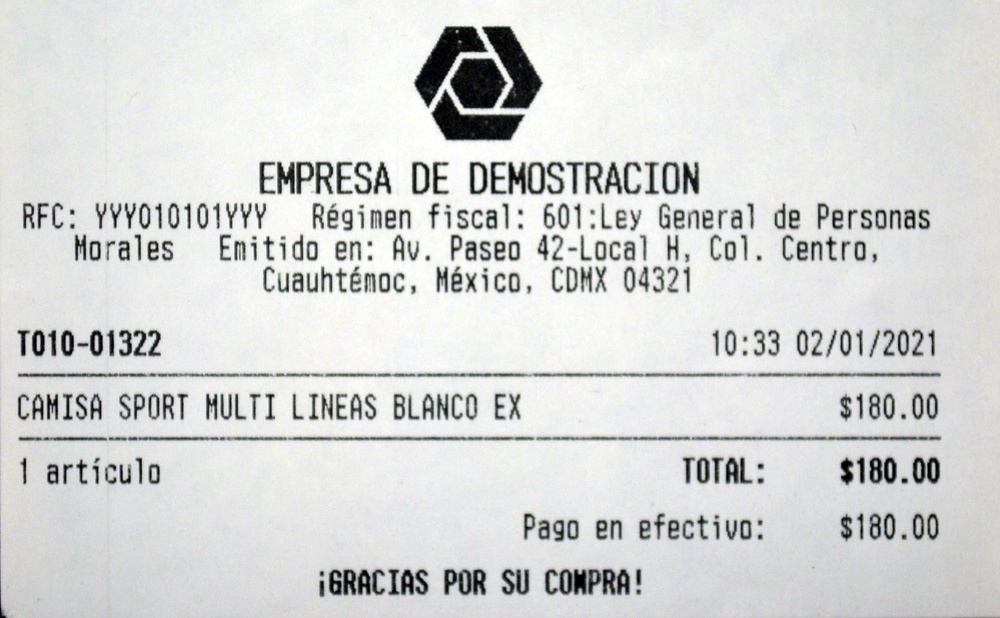
#> input picture assets/ticket.jpg, 1000 x 618 px, shrunk from 1913 x 1183 before the run, found by its file name
$ jupyter execute Actividad3roman.ipynb
#> lines starting #> are read from the running program, lines starting #| are printed output that depends on the picture; after the words box and inside, x2 and y2 are one past the last pixel; in counts of white or black regions, pixels touching at a corner belong together
## Segmentación metodo OTSU

El método de Otsu es una técnica automática de segmentación basada en histogramas, desarrollada por Nobuyuki Otsu en 1979. Es altamente utilizada para convertir imágenes en escala de grises a imágenes binarias (blanco y negro). Esto lo logra mediante la determinación automática de un valor umbral óptimo que separa de forma eficiente los píxeles en dos grupos (por ejemplo, texto y fondo).

Este este caso el segmentador se aplicará a un ticket de supermercado, como paso para el preprocesamiento de OCR, ya que para este tipo de reconocimiento es crucial obtener una segmentación clara del texto y del fondo para maximizar el reconocimiento.

Los beneficios que obtendremos al aplicar este segmentaador en nuestra imagen son los siguientes.

**Automatización:** No requiere configuración manual del umbral, lo cual reduce el tiempo y csto del procesamiento. <br>
**Costo computacional bajo:** es un método muy ligero y eficiente, adecuado para sistemas en tiempo real.<br>
**Adaptabilidad:** es eficaz en diferentes condiciones de iluminación homogénea, com oescaneos y fotografias con buena iluminación.<br>

Debemos considerar algunas **limitaciones** al momento de utilizar este segmentador ya que es sencible a ruido externo o iluminación irregular, además debemos de considerar que si la imagen no presenta un contraste suficientemente claro entre el texto y el fondo esté sera poco eficaz.

### Implementación del segmentador OTSU

[cell 1]
import cv2
import numpy as np
import matplotlib.pyplot as plt
from scipy import ndimage as ndi
from skimage.segmentation import watershed
from skimage.feature import peak_local_max

# Cargar imagen en escala de grises para simplificar el proceso.
img = cv2.imread('ticket.jpg', cv2.IMREAD_GRAYSCALE)
#> img: shape (618, 1000); min 0, max 255, mean 215.3

# Aplicar filtro gaussiano para reducir ruido
img_filtrada = cv2.GaussianBlur(img, (3,3), 0)

# Aplicar CLAHE para corregir contraste
clahe = cv2.createCLAHE(clipLimit=2.0, tileGridSize=(8,8))
img_clahe = clahe.apply(img_filtrada)

# Aplicar Otsu, en este caso utilizaremos umbralización binaria + método otsu para el cálculo automático del úmbral óptimp.
_, img_otsu = cv2.threshold(img_clahe, 0, 255, cv2.THRESH_BINARY + cv2.THRESH_OTSU)
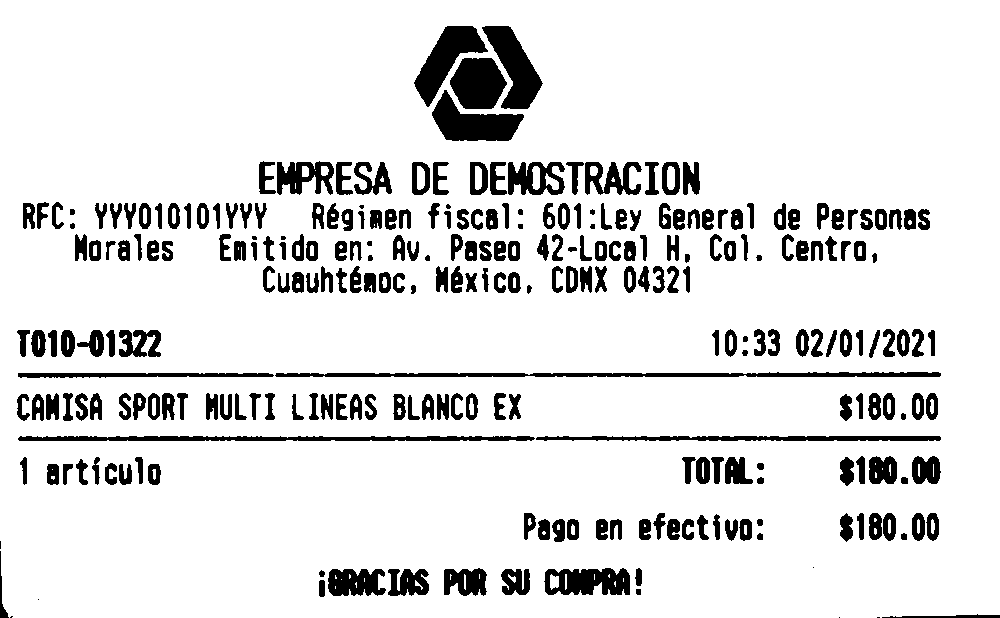
#> img_otsu: shape (618, 1000); 88.4% white; 277 black regions (10 under 20 px), largest, box (x1, y1, x2, y2) and area: (275, 372, 941, 377) 2621, (432, 90, 524, 141) 2463, (482, 26, 543, 109) 2415

# Postprocesado morfológico, para prevenir caracteres segmentados o iregulares.
kernel = cv2.getStructuringElement(cv2.MORPH_RECT, (2,2))
img_final = cv2.morphologyEx(img_otsu, cv2.MORPH_CLOSE, kernel)
#> img_final: shape (618, 1000); 88.4% white; 278 black regions (6 under 20 px), largest, box (x1, y1, x2, y2) and area: (433, 91, 525, 142) 2463, (483, 27, 543, 110) 2414, (415, 27, 489, 108) 2386

# Visualización de imágenes y sus histogramas
fig, axs = plt.subplots(3, 2, figsize=(14, 12))

# Imagen original
axs[0, 0].imshow(img, cmap='gray')
axs[0, 0].set_title('Imagen Original')
axs[0, 0].axis('off')
axs[0, 1].hist(img.ravel(), bins=256, range=(0, 256), color='orange')
axs[0, 1].set_title('Histograma Original')

# Imagen segmentada por Otsu
axs[1, 0].imshow(img_otsu, cmap='gray')
axs[1, 0].set_title('Segmentación Otsu')
axs[1, 0].axis('off')
axs[1, 1].hist(img_otsu.ravel(), bins=256, range=(0, 256), color='blue')
axs[1, 1].set_title('Histograma Otsu')

# Imagen final optimizada
axs[2, 0].imshow(img_final, cmap='gray')
axs[2, 0].set_title('Optimizada para OCR')
axs[2, 0].axis('off')
axs[2, 1].hist(img_final.ravel(), bins=256, range=(0, 256), color='green')
axs[2, 1].set_title('Histograma Final Optimizada')

plt.tight_layout()
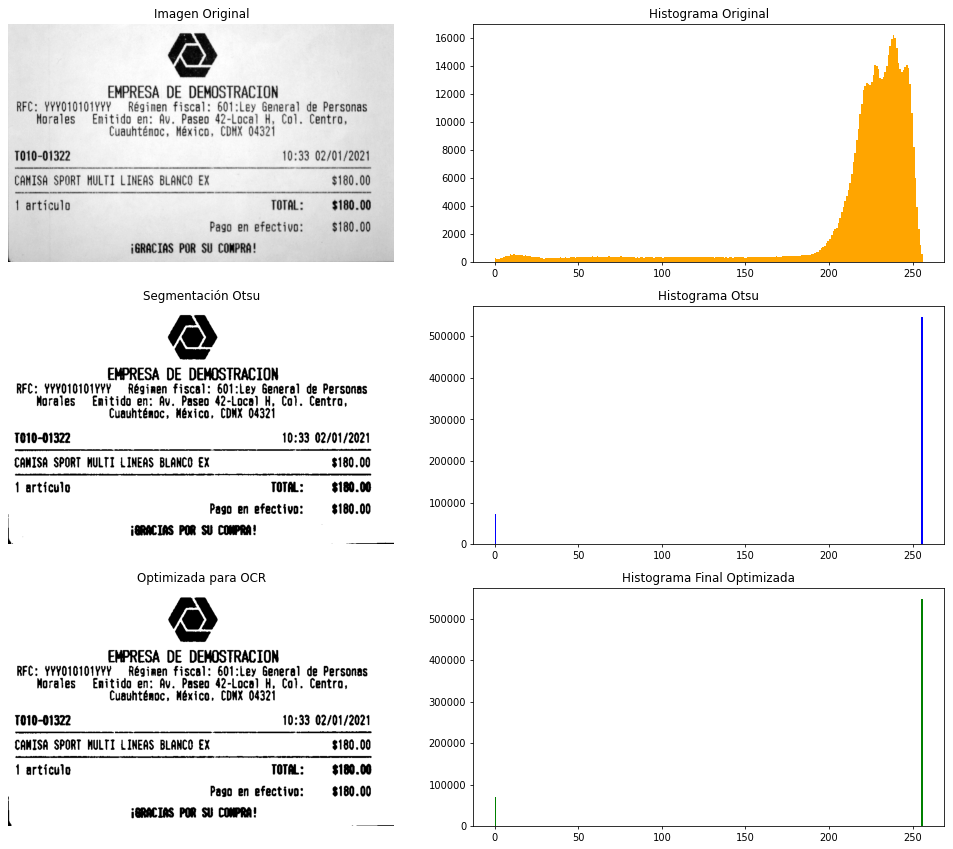
#> figure drawn by matplotlib, 6 panels; panel 2: tallest bar 16196 high, from x = 238 to 239; panel 4: tallest bar 546330 high, from x = 255 to 256; panel 6: tallest bar 546559 high, from x = 255 to 256

### Visualización y análisis

**Histograma de imágen Original**
En el **histograma** muestra una distribución de intensidades amplia, mayormente hacia los tonos claros, lo que es común en imágenes de tickets con texto negro sobre fondo claro.

**Histograma de imágen con segmentador Otsu**
En este **histograma** podemos ver una clara separación binaria: entre valores cercanos a 0 (negro) y 255 (blanco).

**Histograma de la imágen optimizada**
En este **histograma** podemos el resultado similar al segmentador otsu, solo que con algunas mejoras al aplicar los filtros.

### Conclusión

Resultado de la aplicación del **segmentador otsu** podemos decir que es una herramienta simple, eficiente y poderosa para la preparación de imágenes orientadas a reconocimiento óptico de caracteres, especialmente cuando se trabaja con documentos como tickets, recibos, formularios escaneados o cualquier imagen con texto oscuro sobre un fondo claro. además como lo observamos en el preprocesamiento al aplicar el filtro gausiano y e metodo CLAHE para suavizar y mejorar el contraste en áreas desiguales maximizo el resultado obtenido.

En conclusión el segmentador OTSU logro separar de forma efectiva el texto del fondo sin necesidad de configurar manualmente un umbral. Esto lo hace extremadamente útil para entornos de producción y automatización, el histograma de la imágen a la que se aplico el segmentador mostró un comportamiento bimodal ideal, lo que confirma que la técnica es especialmente efectiva cuando el texto y el fondo tienen niveles de intensidad bien diferenciados además la aplicación de

## Segmentación metodo Wathershed

La segmentación de imágenes es una tarea fundamental de la **visión artificial** que implica dividir una imagen en regiones significativas y semánticamente homogéneas. El objetivo es simplificar la representación de una imagen o hacerla más significativa para su posterior análisis. Estos segmentos suelen corresponder a objetos o regiones de interés dentro de la imagen.<br>

Este metodo se utiliza para segmentar imágenes con objetos en contacto o superpuestos. Es ideal en escenarios con objetos de forma irregular, con requisitos de segmentación basada en gradientes y cuando la segmentación guiada por marcadores es viable.

Para la aplicación de este metodo utilizaremos **OpenCV** es una biblioteca de software de código abierto para visión artificial y aprendizaje automático. Contiene cientos de algoritmos de visión artificial, incluyendo detección de objetos, reconocimiento facial, procesamiento de imágenes y aprendizaje automático.

### Implementación de Watersheld

[cell 2]
#Cargamos imagen original, y convertimos a escala de grises
imagen = cv2.imread('maiz.jpg')
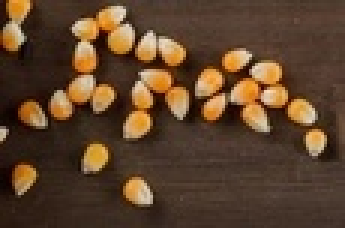
#> input picture assets/maiz.jpg, 115 x 76 px, shrunk from 220 x 146 before the run, found by its file name (shown 3 times larger)
#> imagen is the input picture: shape (76, 115, 3); mean B, G, R 43.5, 66.3, 93
image_rgb = cv2.cvtColor(imagen, cv2.COLOR_BGR2RGB)
gray = cv2.cvtColor(imagen, cv2.COLOR_BGR2GRAY)

[cell 3]
# Filtro de suavizado
# Aplicamos un filtro Gaussiano para reducir el ruido. Esto evita que el algoritmo de umbral o segmentación detecte detalles irrelevantes
blurred = cv2.GaussianBlur(gray, (5, 5), 0)
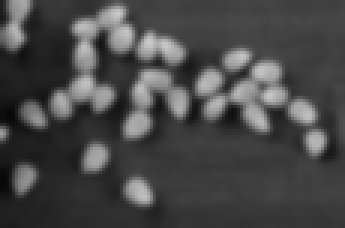
#> blurred: shape (76, 115) (shown 3 times larger); min 8, max 201, mean 71.7

[cell 4]
# Umbral usando Otsu debemos de estar pendientes ya que si tuvieramos el fondo claro o resaltado tendriamos que usar cv2.THRESH_BINARY_INV
_, thresh = cv2.threshold(blurred, 0, 255, cv2.THRESH_BINARY_INV + cv2.THRESH_OTSU)
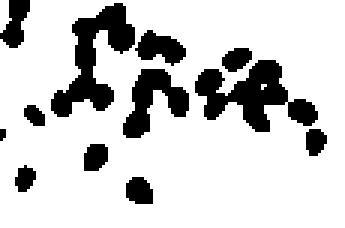
#> thresh: shape (76, 115) (shown 3 times larger); 80.8% white; 12 black regions (1 under 20 px), largest, box (x1, y1, x2, y2) and area: (65, 20, 106, 44) 458, (17, 1, 45, 39) 431, (41, 23, 63, 46) 249

[cell 5]
# Transformada de distancia
#Esta operación calcula, para cada píxel blanco (Maíz), la distancia al píxel negro más cercano (borde)

distance = cv2.distanceTransform(thresh, cv2.DIST_L2, 5)
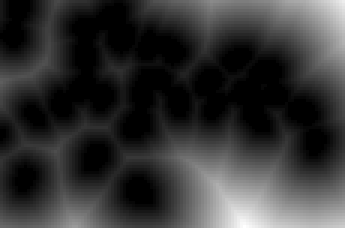
#> distance: shape (76, 115) float32 (shown 3 times larger); min 0, max 32.39, mean 6.7; drawn with min black and max white

# Encontrar picos locales
# Estos puntos serán los semilleros o marcadores para el algoritmo Watershed. Es decir, le decimos “aquí hay un objeto, empieza a crecer desde aquí”.

coordinates = peak_local_max(distance, min_distance=5, labels=thresh)
#> coordinates = 16 rows, first 8: [70, 78], [5, 109], [70, 109], [70, 22], [5, 69], [25, 7], [21, 14], [50, 18]
local_max = np.zeros_like(distance, dtype=bool)
local_max[tuple(coordinates.T)] = True

# Etiquetar marcadores
# Asignamos una etiqueta distinta a cada pico detectado, cada numero representará una región diferente.

markers, _ = ndi.label(local_max)

[cell 6]
# Aplicar metodo Watershed

labels = watershed(-distance, markers, mask=thresh)
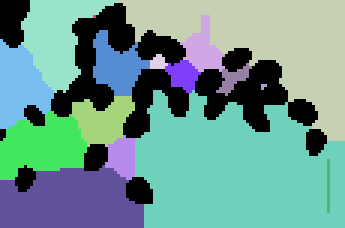
#> labels: shape (76, 115) int32 (shown 3 times larger); 17 distinct labels, from 0 to 16; one colour per label, 0 black

[cell 7]
# Dibujar contornos sobre la imagen original
# Para cada región segmentea se crea una máscara, se detectan sus contornos y la dibujaremos sobre la imágen original.

image_contours = image_rgb.copy()
for label in np.unique(labels):
    if label == 0:
        continue
    mask = np.zeros(gray.shape, dtype="uint8")
    mask[labels == label] = 255
    contours, _ = cv2.findContours(mask, cv2.RETR_EXTERNAL, cv2.CHAIN_APPROX_SIMPLE)
    cv2.drawContours(image_contours, contours, -1, (255, 0, 0), 2)  # Azul
#> this loop made 17 passes
#> contours on passes 2, 6, 11, 17: [[[31, 5]]], 1 contour; box (x1, y1, x2, y2) and area: (7, 0, 39, 31) 452, [[[87, 28], [87, 29], [88, 28]]], [[[109, 53], [109, 70]]]
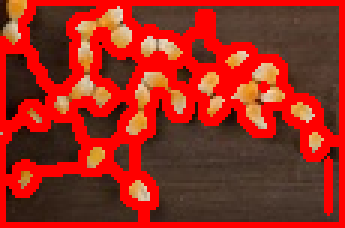
#> image_contours: shape (76, 115, 3) (shown 3 times larger); mean R, G, B 152.7, 42.2, 28.8
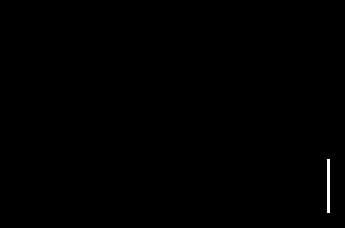
#> mask: shape (76, 115) (shown 3 times larger); 0.21% white in thin lines or dots, all inside (x1, y1, x2, y2) = (109, 53, 110, 71)

# Mostrar resultados
fig, axes = plt.subplots(2, 3, figsize=(18, 10))
axes = axes.flatten()

axes[0].imshow(image_rgb)
axes[0].set_title("Original")
axes[0].axis('off')

axes[1].imshow(gray, cmap='gray')
axes[1].set_title("Escala de grises")
axes[1].axis('off')

axes[2].imshow(thresh, cmap='gray')
axes[2].set_title("Umbral (Otsu)")
axes[2].axis('off')

axes[3].imshow(distance, cmap='jet')
axes[3].set_title("Transformada de distancia")
axes[3].axis('off')

axes[4].imshow(markers, cmap='nipy_spectral')
axes[4].set_title("Marcadores")
axes[4].axis('off')

axes[5].imshow(image_contours)
axes[5].set_title("Resultado con contornos (Watershed)")
axes[5].axis('off')

plt.tight_layout()
plt.show()
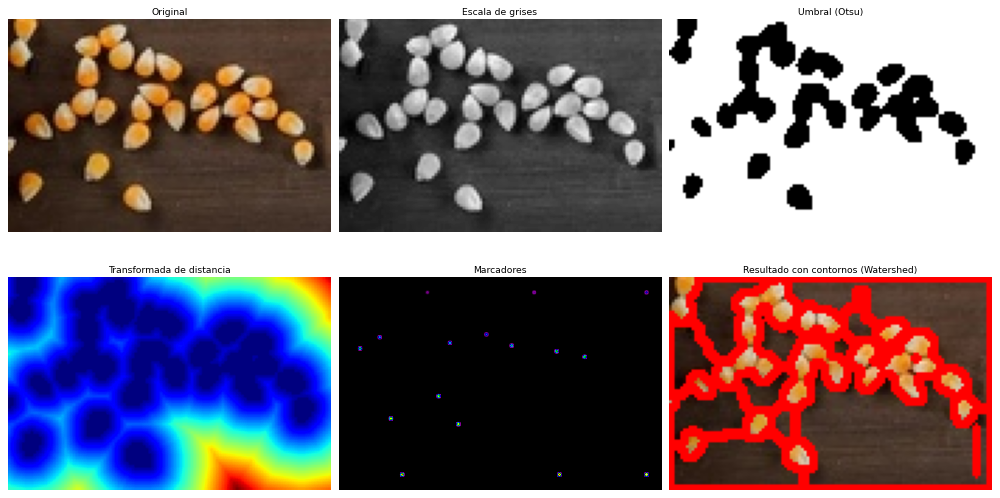
#> figure drawn by matplotlib, 6 panels
